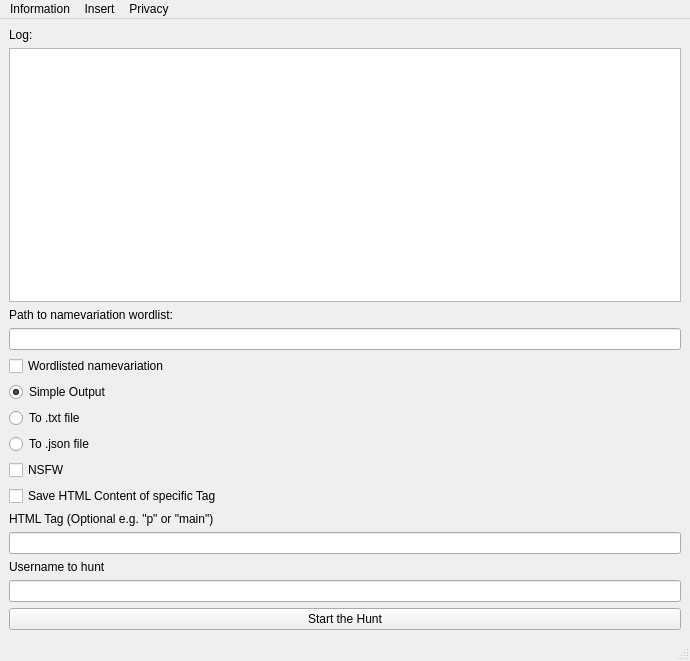
<?xml version="1.0" encoding="UTF-8"?>
<ui version="4.0">
 <class>QMainWindow</class>
 <widget class="QMainWindow" name="QMainWindow">
  <property name="geometry">
   <rect>
    <x>0</x>
    <y>0</y>
    <width>690</width>
    <height>661</height>
   </rect>
  </property>
  <property name="windowTitle">
   <string>AkumaPy | Forensic Search</string>
  </property>
  <property name="windowOpacity">
   <double>1.000000000000000</double>
  </property>
  <widget class="QWidget" name="centralwidget">
   <property name="layoutDirection">
    <enum>Qt::LeftToRight</enum>
   </property>
   <layout class="QVBoxLayout" name="verticalLayout_3">
    <item>
     <widget class="QLabel" name="label_4">
      <property name="text">
       <string>Log:</string>
      </property>
     </widget>
    </item>
    <item>
     <widget class="QTextEdit" name="textEdit">
      <property name="textInteractionFlags">
       <set>Qt::TextSelectableByKeyboard|Qt::TextSelectableByMouse</set>
      </property>
     </widget>
    </item>
    <item>
     <widget class="QLabel" name="label_5">
      <property name="text">
       <string>Path to namevariation wordlist:</string>
      </property>
     </widget>
    </item>
    <item>
     <widget class="QLineEdit" name="namepath">
      <property name="alignment">
       <set>Qt::AlignLeading|Qt::AlignLeft|Qt::AlignVCenter</set>
      </property>
     </widget>
    </item>
    <item>
     <widget class="QCheckBox" name="useNameVar">
      <property name="text">
       <string>Wordlisted namevariation</string>
      </property>
     </widget>
    </item>
    <item>
     <widget class="QRadioButton" name="plainListRadio">
      <property name="text">
       <string>Simple Output</string>
      </property>
      <property name="checked">
       <bool>true</bool>
      </property>
     </widget>
    </item>
    <item>
     <widget class="QRadioButton" name="textFileRadio">
      <property name="text">
       <string>To .txt file</string>
      </property>
     </widget>
    </item>
    <item>
     <widget class="QRadioButton" name="jsonFileRadio">
      <property name="text">
       <string>To .json file</string>
      </property>
     </widget>
    </item>
    <item>
     <widget class="QCheckBox" name="checkNSFWService">
      <property name="text">
       <string>NSFW</string>
      </property>
     </widget>
    </item>
    <item>
     <widget class="QCheckBox" name="saveHTML">
      <property name="text">
       <string>Save HTML Content of specific Tag</string>
      </property>
     </widget>
    </item>
    <item>
     <widget class="QLabel" name="label_3">
      <property name="text">
       <string>HTML Tag (Optional e.g. &quot;p&quot; or &quot;main&quot;)</string>
      </property>
     </widget>
    </item>
    <item>
     <widget class="QLineEdit" name="htmlTags"/>
    </item>
    <item>
     <widget class="QLabel" name="label_2">
      <property name="text">
       <string>Username to hunt</string>
      </property>
     </widget>
    </item>
    <item>
     <widget class="QLineEdit" name="usernameIn">
      <property name="inputMask">
       <string/>
      </property>
      <property name="text">
       <string/>
      </property>
     </widget>
    </item>
    <item>
     <widget class="QPushButton" name="go">
      <property name="text">
       <string>Start the Hunt</string>
      </property>
     </widget>
    </item>
   </layout>
  </widget>
  <widget class="QMenuBar" name="menubar">
   <property name="geometry">
    <rect>
     <x>0</x>
     <y>0</y>
     <width>690</width>
     <height>21</height>
    </rect>
   </property>
   <widget class="QMenu" name="menuInformation">
    <property name="title">
     <string>Information</string>
    </property>
    <addaction name="creditsTrigger"/>
   </widget>
   <widget class="QMenu" name="menuInsert">
    <property name="title">
     <string>Insert</string>
    </property>
    <addaction name="insertionTrigger"/>
   </widget>
   <widget class="QMenu" name="menuPrivacy">
    <property name="title">
     <string>Privacy</string>
    </property>
    <addaction name="onTor"/>
   </widget>
   <addaction name="menuInformation"/>
   <addaction name="menuInsert"/>
   <addaction name="menuPrivacy"/>
  </widget>
  <widget class="QStatusBar" name="statusbar"/>
  <action name="creditsTrigger">
   <property name="text">
    <string>Credits</string>
   </property>
  </action>
  <action name="insertionTrigger">
   <property name="text">
    <string>Insert new link</string>
   </property>
  </action>
  <action name="onTor">
   <property name="checkable">
    <bool>true</bool>
   </property>
   <property name="text">
    <string>Enable Tor Circuit</string>
   </property>
  </action>
 </widget>
 <resources/>
 <connections/>
</ui>
